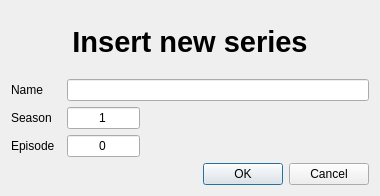
<?xml version="1.0" encoding="UTF-8"?>
<ui version="4.0">
 <class>InsertDialog</class>
 <widget class="QDialog" name="InsertDialog">
  <property name="geometry">
   <rect>
    <x>0</x>
    <y>0</y>
    <width>380</width>
    <height>196</height>
   </rect>
  </property>
  <property name="windowTitle">
   <string>Insert new series...</string>
  </property>
  <property name="windowIcon">
   <iconset resource="resources.qrc">
    <normaloff>:/icons/imgs/series_.png</normaloff>:/icons/imgs/series_.png</iconset>
  </property>
  <property name="styleSheet">
   <string notr="true">#txtSeason, #txtEpisode{
	max-width: 71px;
}

#txtName{
	max-width: 300px;
}

#lblTitle{
	max-height: 100px;
	text-align: center;
}</string>
  </property>
  <layout class="QGridLayout" name="gridLayout">
   <item row="6" column="0" colspan="2">
    <widget class="QDialogButtonBox" name="btbButtons">
     <property name="orientation">
      <enum>Qt::Horizontal</enum>
     </property>
     <property name="standardButtons">
      <set>QDialogButtonBox::Cancel|QDialogButtonBox::Ok</set>
     </property>
    </widget>
   </item>
   <item row="2" column="0">
    <layout class="QVBoxLayout" name="verticalLayout">
     <item>
      <widget class="QLabel" name="lblName">
       <property name="text">
        <string>Name</string>
       </property>
      </widget>
     </item>
     <item>
      <widget class="QLabel" name="lblSeason">
       <property name="text">
        <string>Season</string>
       </property>
      </widget>
     </item>
     <item>
      <widget class="QLabel" name="lblEpisode">
       <property name="text">
        <string>Episode</string>
       </property>
      </widget>
     </item>
    </layout>
   </item>
   <item row="2" column="1">
    <layout class="QVBoxLayout" name="verticalLayout_2">
     <item>
      <widget class="QLineEdit" name="txtName">
       <property name="maxLength">
        <number>99</number>
       </property>
       <property name="alignment">
        <set>Qt::AlignCenter</set>
       </property>
      </widget>
     </item>
     <item>
      <widget class="QLineEdit" name="txtSeason">
       <property name="text">
        <string>1</string>
       </property>
       <property name="maxLength">
        <number>4</number>
       </property>
       <property name="alignment">
        <set>Qt::AlignCenter</set>
       </property>
      </widget>
     </item>
     <item>
      <widget class="QLineEdit" name="txtEpisode">
       <property name="text">
        <string>0</string>
       </property>
       <property name="maxLength">
        <number>4</number>
       </property>
       <property name="alignment">
        <set>Qt::AlignCenter</set>
       </property>
      </widget>
     </item>
    </layout>
   </item>
   <item row="1" column="0" colspan="2">
    <widget class="QLabel" name="lblTitle">
     <property name="font">
      <font>
       <pointsize>22</pointsize>
       <weight>75</weight>
       <bold>true</bold>
      </font>
     </property>
     <property name="text">
      <string>Insert new series</string>
     </property>
     <property name="alignment">
      <set>Qt::AlignCenter</set>
     </property>
    </widget>
   </item>
  </layout>
 </widget>
 <resources>
  <include location="resources.qrc"/>
 </resources>
 <connections>
  <connection>
   <sender>btbButtons</sender>
   <signal>accepted()</signal>
   <receiver>InsertDialog</receiver>
   <slot>accept()</slot>
   <hints>
    <hint type="sourcelabel">
     <x>248</x>
     <y>254</y>
    </hint>
    <hint type="destinationlabel">
     <x>157</x>
     <y>274</y>
    </hint>
   </hints>
  </connection>
  <connection>
   <sender>btbButtons</sender>
   <signal>rejected()</signal>
   <receiver>InsertDialog</receiver>
   <slot>reject()</slot>
   <hints>
    <hint type="sourcelabel">
     <x>316</x>
     <y>260</y>
    </hint>
    <hint type="destinationlabel">
     <x>286</x>
     <y>274</y>
    </hint>
   </hints>
  </connection>
 </connections>
</ui>
